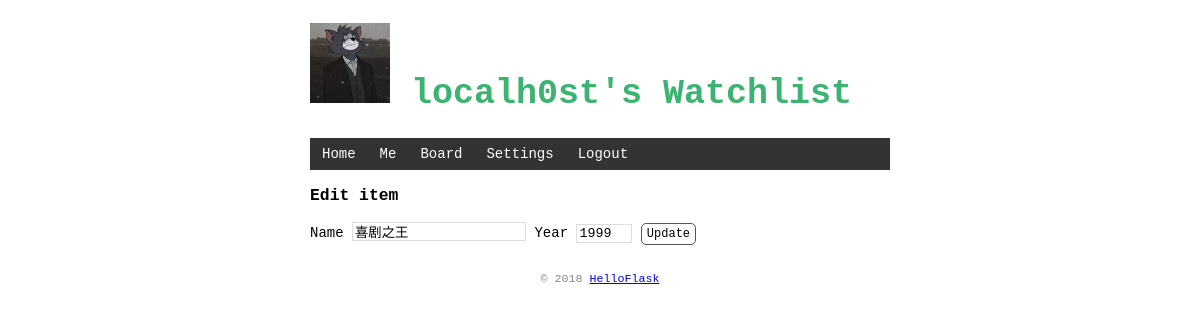
Screenshot of /movie/edit/1 (signed in) with the database file from the repository.
### app.py (models this page shows, shortened)
class User(db.Model, UserMixin):  # 表名将会是 user（自动生成，小写处理）
    id = db.Column(db.Integer, primary_key=True)  # 主键
    name = db.Column(db.String(20))
    username = db.Column(db.String(20))
    passwd_hash = db.Column(db.String(128))
    group = db.Column(db.String(10))  # admin operator user

class Movie(db.Model):
    id = db.Column(db.Integer, primary_key=True)  # 主键
    title = db.Column(db.String(60))
    year = db.Column(db.String(4))
    belongs_to = db.Column(db.String(20))  # using username

### app.py (the view)
@mainApp.route('/movie/edit/<int:movie_id>', methods=['GET', 'POST'])
@login_required
def edit(movie_id):
    if request.method == 'POST':
        title = request.form['title']
        year = request.form['year']
        if not title or not year or len(year) != 4 or len(title) > 60:
            flash('Invalid input.')
            return redirect(url_for('edit', movie_id=movie_id))  # url_for('edit', movie_id=2) 会生成 /movie/edit/2
        movie = Movie.query.get_or_404(movie_id)  # movie_id是主键
        movie.title = title
        movie.year = year
        db.session.commit()
        flash('Item updated.')
        return redirect('/')
    else:
        return render_template('edit.html', movie=Movie.query.get_or_404(movie_id))

### app.py (called while the page is built)
@login_manager.user_loader
def user_loader(user_id):
    return User.query.get(int(user_id))

@mainApp.context_processor  # 以后模板上下文有user了，render_template()可以不传入而直接使用了
def inject_data():
    return dict(user=current_user, message=get_flashed_messages())  # 需要返回字典，等同于 return {'user': user}

### templates/edit.html (shortened to what this page needs)
{% extends "base.html" %}
{% block content %}
<div data-gb-custom-block data-tag="block">
    <h3>Edit item</h3>
    <form method="post">
        Name <input type="text" name="title" autocomplete="off" required value="{{ movie.title }}">
        Year <input type="text" name="year" autocomplete="off" required value="{{ movie.year }}">
        <input class="btn" type="submit" name="submit" value="Update">
    </form>
</div>
{% endblock %}

### templates/base.html (shortened to what this page needs)
<!DOCTYPE html>
<html lang="en">
<head>
        <link rel="stylesheet" href="{{ url_for('static', filename='style.css') }}" type="text/css">
</head>
<body>
    <h1 id="top-head">
        <img src="{{ url_for('static', filename='images/tom.jpg') }}" alt="Avatar" width="80" height="80">
        {% if current_user.is_authenticated %}
        {{ user.name }}'s Watchlist
        {% else %}
        localh0st's Watchlist
        {% endif %}
    </h1>
    <nav>
        <ul>
            <li><a href="/">Home</a></li>
            <li><a href="/me">Me</a></li>
            <li><a href="/board">Board</a></li>
            {% if current_user.is_authenticated %}
            <li><a href="{{ url_for('settings') }}">Settings</a></li>
            <li><a href="{{ url_for('logout') }}">Logout</a></li>
            {% else %}
            <li><a href="{{ url_for('login') }}">Login</a></li>
            <li><a href="{{ url_for('register') }}">Register</a></li>
            {% endif %}
        </ul>
    </nav>
    {% block content %}{% endblock %}
    <footer>
        <small>&copy; 2018 <a href="http://helloflask.com/book/3">HelloFlask</a></small>
	</footer>
</body>
</html>

### static/style.css (style rules this page uses)
#top-head { color: MediumSeaGreen; font-size:35px; }
body { margin: auto; max-width: 580px; font-size: 14px; font-family: "Courier New", "Lucida Console", Helvetica, Arial, sans-serif; }
footer { color: #888; margin-top: 15px; text-align: center; padding: 10px; }
nav ul { list-style-type: none; margin: 0; padding: 0; overflow: hidden; background-color: #333; }
nav li { float: left; }
nav li a { display: block; color: white; text-align: center; padding: 8px 12px; text-decoration: none; }
input[type=submit] { font-family: inherit; }
input[type=text] { font-family: inherit; border: 1px solid #ddd; }
input[name=year] { font-family: inherit; width: 50px; }
.btn { font-size: 12px; padding: 3px 5px; text-decoration: none; cursor: pointer; background-color: white; color: black; border: 1px solid #555555; border-radius: 5px; }

### rows the page displays
User: name "localh0st"
Movie: title "喜剧之王", year "1999"
